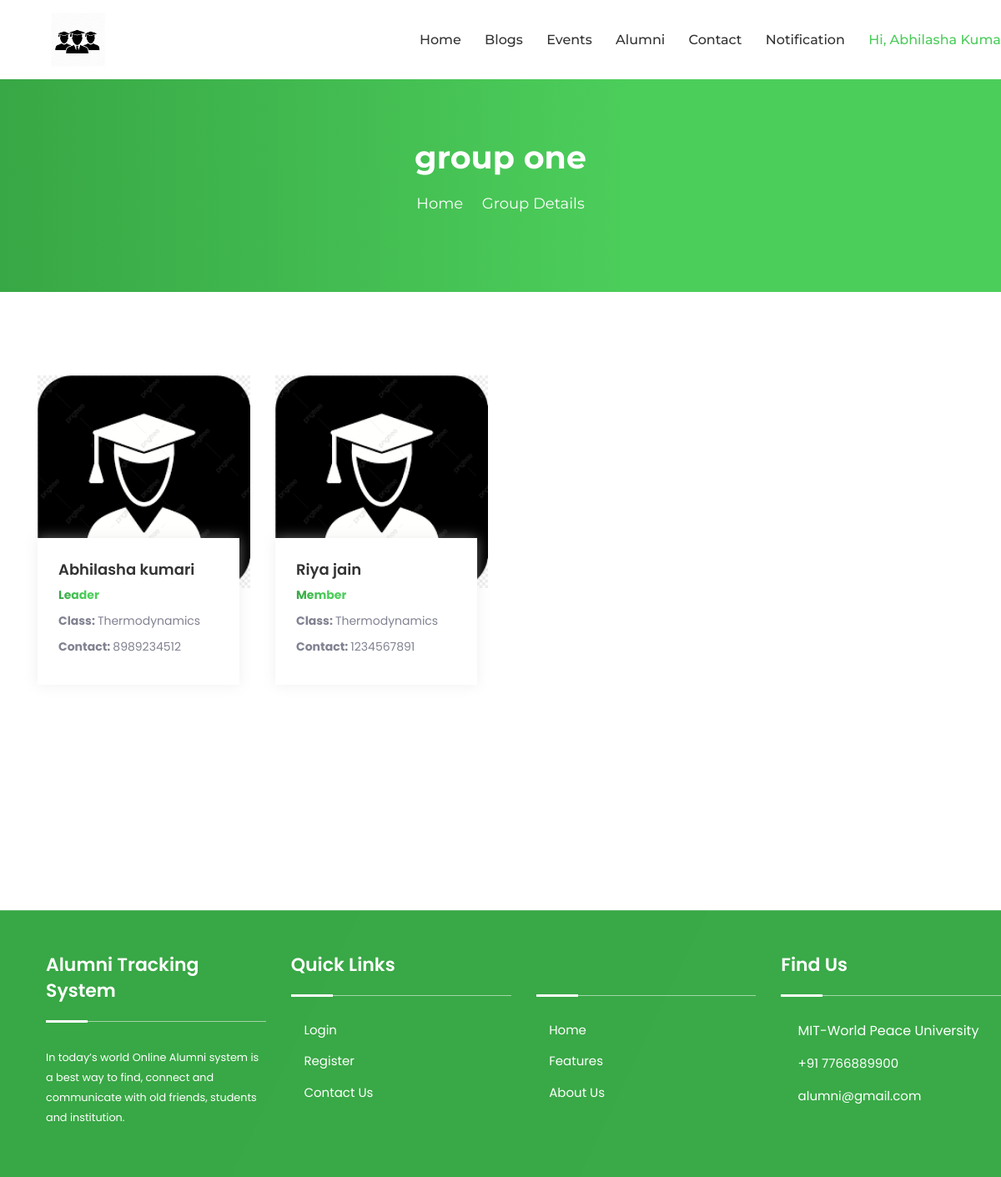
/group_details.php?Sgid=26 (signed in), run on the app's committed database.
### tables this page shows
CREATE TABLE `tblstudentgroup` (
  `Sgid` int(11) NOT NULL,
  `Sgname` varchar(100) NOT NULL,
  `Courseid` int(11) NOT NULL,
  `Deptid` int(11) NOT NULL,
  `Sgyear` tinyint(4) NOT NULL,
  `Uid` int(11) NOT NULL,
  `IsAccepted` tinyint(4) NOT NULL,
  `IsActive` tinyint(4) NOT NULL
);

CREATE TABLE `tblgroupmember` (
  `Gmid` int(11) NOT NULL,
  `Sgid` int(11) NOT NULL,
  `Uid` int(11) NOT NULL,
  `LeaderMember` varchar(100) NOT NULL,
  `IsActive` tinyint(4) NOT NULL
);

CREATE TABLE `tblregister` (
  `Uid` int(11) NOT NULL,
  `PrnEmpno` int(11) NOT NULL,
  `Fname` varchar(100) NOT NULL,
  `Lname` varchar(100) NOT NULL,
  `Email` varchar(100) NOT NULL,
  `Password` varchar(100) NOT NULL,
  `Gender` varchar(100) NOT NULL,
  `Dob` date NOT NULL,
  `Phone` bigint(20) NOT NULL,
  `Usertype` varchar(100) NOT NULL,
  `JoinYear` year(4) NOT NULL,
  `PassYear` year(4) NOT NULL,
  `Cousreid` int(11) DEFAULT NULL,
  `Deptid` int(11) DEFAULT NULL,
  `Desigid` int(11) DEFAULT NULL,
  `About` text DEFAULT NULL,
  `IsActive` tinyint(7) NOT NULL,
  `ProfilePic` varchar(100) DEFAULT NULL
);

CREATE TABLE `tblcourse` (
  `Courseid` int(11) NOT NULL,
  `CourseName` varchar(100) NOT NULL,
  `Deptid` int(11) NOT NULL
);

### group_details.php (the view, shortened to what this page needs)
<?php
    include_once("DbConnection.php");
    $sgid=$_GET['Sgid'];
?>
<!DOCTYPE html>
<html lang="zxx">
    <head>
        <?php include_once('cssLinks.php');?>
    </head>
    <body>
        <?php
            if($_SESSION['Type']=="Student")
            {
                include_once('headerStudent.php');
            }
        ?>
        <div class="page-title-area" style= "height:350px;">
            <div class="d-table">
                <div class="d-table-cell">
                    <div class="container">
                        <div class="page-title-text">
                            <?php
                                $selgroup="SELECT * FROM tblstudentgroup WHERE Sgid='$sgid' ";
                                $result_group=mysqli_query($con,$selgroup) or die(mysqli_error($con));
                                $rowgroup=mysqli_fetch_array($result_group);
                                if(mysqli_num_rows($result_group)==1)
                                {
                            ?>
                                        <h2><?php echo $rowgroup['Sgname'];?></h2>
                            <?php
                                }
                            ?>
                            <ul>
                                <li>
                                    <a href="index.html">Home</a>
                                </li>
                                <li>
                                    <i class="icofont-simple-right"></i>
                                </li>
                                <li>Group Details</li>
                            </ul>
                        </div>
                    </div>
                </div>
            </div>
        </div>
        <section class="profile-area profile-area-two pt-100">
            <div class="container">
                <div class="row">
                    <?php
                        $selgroupmember="SELECT * FROM tblgroupmember WHERE Sgid='$sgid' ";
                        $result_groupmember=mysqli_query($con,$selgroupmember) or die(mysqli_error($con));
                        while($rowgroupmember=mysqli_fetch_array($result_groupmember))
                        {
                            $detail="SELECT * from tblregister where Uid='".$rowgroupmember['Uid']."' AND IsActive=1 ";
                            $teamdetail=mysqli_query($con,$detail) or die(mysqli_error($con));
                            $rowteamdetail=mysqli_fetch_array($teamdetail);
                            if(mysqli_num_rows($teamdetail)==1)
                            {
                                $profile=$rowteamdetail['ProfilePic'];
                                if($profile=="" || !file_exists("Uploaded/Images/$profile"))
                                {
                                    $profile="no1.png";
                                }
                    ?>
                                <div class="col-sm-6 col-lg-3">
                                    <div class="profile-item wow fadeInUp" data-wow-delay=".3s">
                                        <img src="Uploaded/Images/<?php echo $profile; ?>" alt="Profile">
                                        <div class="profile-inner">
                                            <h3><?php echo $rowteamdetail['Fname']." ".$rowteamdetail['Lname'];?></h3>
                                            <span><b><a href="#"><?php echo $rowgroupmember['LeaderMember'];?></a></b></span>
                                            <?php
                                                $cdetail="SELECT * from tblcourse where Courseid='".$rowteamdetail['Cousreid']."' ";
                                                $resultcdetail=mysqli_query($con,$cdetail) or die(mysqli_error($con));
                                                $rowcdetail=mysqli_fetch_array($resultcdetail);
                                                if(mysqli_num_rows($resultcdetail)==1)
                                                {
                                            ?>
                                                    <span><b>Class: </b><?php echo $rowcdetail['CourseName']; ?></span>
                                            <?php
                                                }
                                            ?>
                                                    <span><b>Contact: </b><?php echo $rowteamdetail['Phone']; ?></span>
                                        </div>
                                    </div>
                                </div>
                    <?php
                            }
                        }
                    ?>
                </div>
            </div>
        </section>
        <?php include_once('footer.php');?>
    </body>
</html>

### assets/css/meanmenu.css (style rules this page uses)
body { font-family: "Oswald", sans-serif; padding: 0; margin: 0; font-size: 15px; background-color: #f1f1f1; }

### data on the page
tblstudentgroup: Sgname "group one"
tblgroupmember: Uid.Fname "Abhilasha", Uid.Lname "kumari", LeaderMember "Leader", tblcourse.CourseName "Thermodynamics", Uid.Phone "8989234512"
tblgroupmember: Uid.Fname "Riya", Uid.Lname "jain", LeaderMember "Member", tblcourse.CourseName "Thermodynamics", Uid.Phone "1234567891"

### other printed values
$_SESSION['Firstname'] "Abhilasha"
